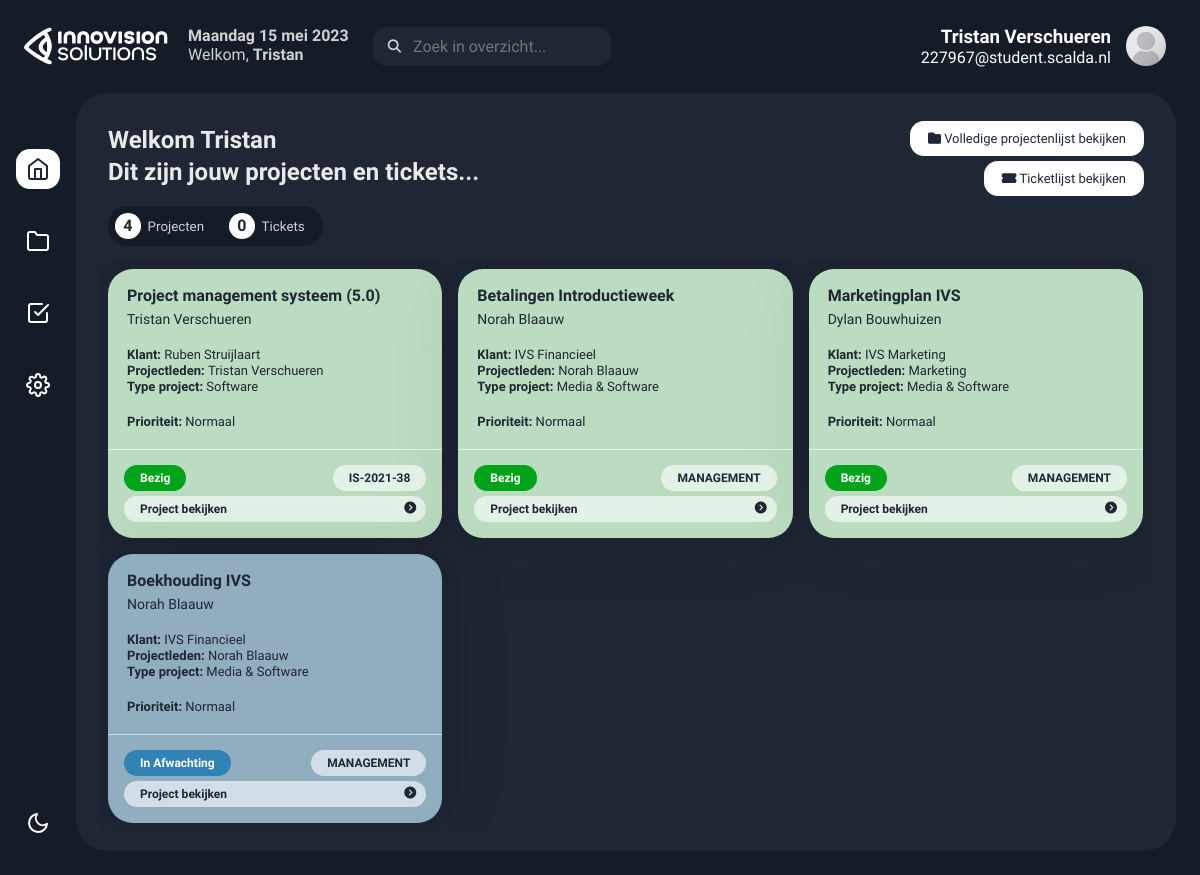
The app's page /indexprojecten.php (signed in) with its own data.
### tables this page shows
CREATE TABLE IF NOT EXISTS `users` (
  `id` int NOT NULL AUTO_INCREMENT,
  `username` varchar(50) NOT NULL,
  `naam` varchar(200) NOT NULL DEFAULT 'Naam Achternaam',
  `email` varchar(200) NOT NULL DEFAULT 'naam@email.com',
  `accounttype` varchar(15) NOT NULL DEFAULT 'Gedeactiveerd',
  `password` varchar(255) NOT NULL,
  PRIMARY KEY (`id`)
);

CREATE TABLE IF NOT EXISTS `project` (
  `id` int NOT NULL AUTO_INCREMENT,
  `projectnaam` varchar(300) NOT NULL,
  `projectleider` varchar(200) NOT NULL,
  `klant` varchar(200) NOT NULL,
  `prio` varchar(200) NOT NULL,
  `projectcoach` varchar(200) NOT NULL,
  `telefoonnummer` varchar(200) NOT NULL,
  `emailklant` varchar(200) NOT NULL,
  `projectleden` varchar(1000) NOT NULL,
  `initiatieleider` varchar(200) NOT NULL,
  `project_status` varchar(20) NOT NULL DEFAULT 'In review',
  `opmerkingen` varchar(10000) NOT NULL DEFAULT 'Geen opmerkingen.',
  `opleiding` varchar(200) NOT NULL,
  `administratienummer` varchar(10) NOT NULL,
  `bewerkt_door` varchar(60) NOT NULL DEFAULT '-',
  `bewerkt_datum` varchar(25) DEFAULT '-',
  PRIMARY KEY (`id`)
);

### config/db_config.php (called while the page is built, shortened)
<?php
$months = [
  'January' => 'januari',
  'February' => 'februari',
  'March' => 'maart',
  'April' => 'april',
  'May' => 'mei',
  'June' => 'juni',
  'July' => 'juli',
  'August' => 'augustus',
  'September' => 'september',
  'October' => 'oktober',
  'November' => 'november',
  'December' => 'december'
];
$weekdays = [
  'Monday' => 'Maandag',
  'Tuesday' => 'Dinsdag',
  'Wednesday' => 'Woensdag',
  'Thursday' => 'Donderdag',
  'Friday' => 'Vrijdag',
  'Saturday' => 'Zaterdag',
  'Sunday' => 'Zondag'
];
$datetime = date('l j F Y');
$datetime = str_replace(array_keys($months),   array_values($months),   $datetime);
$datetime = str_replace(array_keys($weekdays), array_values($weekdays), $datetime);
?>

### indexprojecten.php (the view, shortened to what this page needs)
<?php include("config/db_config.php");
?>
<!DOCTYPE html>
<html lang="en" >
<head>
  <link rel="stylesheet" href="https://cdnjs.cloudflare.com/ajax/libs/normalize/5.0.0/normalize.min.css">
  <link rel="stylesheet" href="./style.css">
</head>
<body>
<div class="app-container">
  <div class="app-header">
    <div class="app-header-left">
<?php
$persoonlijkepagina = $_SESSION['name'];
$sql = "SELECT * FROM `project` WHERE `projectleider` LIKE '%".$persoonlijkepagina."%' OR `projectleden` LIKE '%".$persoonlijkepagina."%' OR `emailklant` LIKE '%".$persoonlijkepagina."%' OR `telefoonnummer` LIKE '%".$persoonlijkepagina."%' OR `projectcoach` LIKE '%".$persoonlijkepagina."%';";
$result = mysqli_query($conn, $sql);
$resultCheck = mysqli_num_rows($result);
$sql = "SELECT * FROM `tickets` WHERE `beheerder` LIKE '%".$persoonlijkepagina."%' OR `projectcoach` LIKE '%".$persoonlijkepagina."%';";
$tickets = mysqli_query($conn, $sql);
$resultTickets = mysqli_num_rows($tickets);
?>
<div class="item-status" style="margin-top:-5px;">
    <span class="status-type2"> <?php
      echo " <b>" . $datetime . "</b>";?><br>
      Welkom, <b><?=ucfirst($_SESSION['name'])?></b></span>
  </div>
    <div class="search-wrapper">
        <form action="" method="GET">
        <input class="search-input" type="text" placeholder="Zoek in overzicht..." name="search" id="search" value="">
        <button class="button-search" type="submit" name="searchnow"><i class="fas fa-search"></i></button>
        </form>
      </div>
    </div>
    <div class="app-header-right">
    <?php
      $persoonlijkepagina = $_SESSION['name'];
        $query = "SELECT * FROM `users` WHERE `username` = '".$persoonlijkepagina."'";
        $rows = mysqli_query($conn, $query);
        while($row = mysqli_fetch_assoc($rows))
        {
          echo'<div class="dropdown" style="float:right;">';
          echo'<div class="headeraccounts">';
          echo'<img src="img/avatar.png" alt="Avatar" class="avatar">';
          echo'<h3> ' , $row["naam"] , '</h3>';
          echo'<p>' , $row["email"] , '</p>';
          echo'</div>';
          echo'<div class="dropdown-content">';
          echo'</div></div>';
        }
      ?>
    </div>
  </div>
<div class="app-content">
<div class="app-sidebar">
  <a href="index.php" class="app-sidebar-link active">
    <svg xmlns="http://www.w3.org/2000/svg" width="24" height="24" viewBox="0 0 24 24" fill="none" stroke="currentColor" stroke-width="2" stroke-linecap="round" stroke-linejoin="round" class="feather feather-home">
      <path d="M3 9l9-7 9 7v11a2 2 0 0 1-2 2H5a2 2 0 0 1-2-2z" />
      <polyline points="9 22 9 12 15 12 15 22" />
    </svg>
  </a>
  <a href="projects.php" class="app-sidebar-link">
    <svg xmlns="http://www.w3.org/2000/svg" width="24" height="24" viewBox="0 0 24 24" fill="none" stroke="currentColor" stroke-width="2" stroke-linecap="round" stroke-linejoin="round" class="feather feather-folder">
      <path d="M22 19a2 2 0 0 1-2 2H4a2 2 0 0 1-2-2V5a2 2 0 0 1 2-2h5l2 3h9a2 2 0 0 1 2 2z"></path>
    </svg>
  </a>
  <a href="tickets.php" class="app-sidebar-link">
  </a>
  <a href="admin.php" class="app-sidebar-link">
  </a>
  <a class="mode-switch" title="Switch Theme">
        <svg class="moon" fill="none" stroke="currentColor" stroke-linecap="round" stroke-linejoin="round" stroke-width="2" width="24" height="24" viewBox="0 0 24 24">
          <defs></defs>
          <path d="M21 12.79A9 9 0 1111.21 3 7 7 0 0021 12.79z"></path>
        </svg>
  </a>
</div>
<div class="projects-section">
    <div class="projects-section-header">
      <p>Welkom <?=ucfirst($_SESSION['name'])?><br>Dit zijn jouw projecten en tickets...</p>
      <div class="newprojectbutton">
      <a href="projects.php"><button style="float:right;"><i class="fas fa-folder"></i> Volledige projectenlijst bekijken</button></a><br>
      <a href="tickets.php"><button style="margin-top:5px; float:right;"><i class="fas fa-ticket-alt"></i> Ticketlijst bekijken</button></a>
    </div>
    </div>
    <div class="projects-section-line">
      <div class="projects-status">
      <div class="item-status">
        <form action="" method="post" class="statusformulier">
        <div class="status-type"><span class="bezig" style="background: #FFFFFF"><?php echo $resultCheck; ?></span><input type="submit" class="filterbutton" name="projecten" value="Projecten"></div>
        <div class="status-type"><span class="bezig" style="background: #FFFFFF"><?php echo $resultTickets; ?></span><input type="submit" class="filterbutton" name="tickets" value="Tickets"></div>
        </form>
      </div>
    </div>
    </div>
      <div class="project-boxes jsGridView">
      <?php
      if (isset($_POST["projecten"])) {
        $result = $result;
      } elseif (isset($_POST["tickets"])) {
        $result = $tickets;
      } else {
        $result = $result;
      }
      if (isset($_POST["projecten"])) {
          while($row = mysqli_fetch_assoc($result)) {
            if ($row['project_status'] == 'Bezig'){
              $barcolor = '#00A319';
              $BGcolor = '#BBDCC0';
              $modalcolor = '#00A319';
            }
            elseif ($row['project_status'] == 'Factuur'){
              $barcolor = '#9B59B5';
              $BGcolor = '#B796C4';
              $modalcolor = '#9B59B5';
            }
            elseif ($row['project_status'] == 'In Afwachting'){
              $barcolor = '#3182B5';
              $BGcolor = '#90AEC0';
              $modalcolor = '#3182B5';
            }
            elseif ($row['project_status'] == 'Wacht op start'){
              $barcolor = '#FF5F57';
              $BGcolor = '#EAA4A0';
              $modalcolor = '#FF5F57';
            }
            elseif ($row['project_status'] == 'Initiatie'){
              $barcolor = '#E66600';
              $BGcolor = '#E9A975';
              $modalcolor = '#E66600';
            }
            elseif ($row['project_status'] == 'On Hold'){
              $barcolor = '#1E1E1E';
              $BGcolor = '#B8B8B8';
              $modalcolor = '#FF5F57';
            }
            elseif ($row['project_status'] == 'Afgerond'){
              $barcolor = '#00A319';
              $BGcolor = '#BBDCC0';
              $modalcolor = '#00A319';
            }
            elseif ($row['project_status'] == 'Gestopt'){
              $barcolor = '#FF5F57';
              $BGcolor = '#EAA4A0';
              $modalcolor = '#FF5F57';
            }
            echo'<div class="project-box-wrapper">';
            echo'<div class="project-box" style="background-color: ', $BGcolor ,';">';
            echo'<div class="project-box-content-header">';
            if ($row['project_status'] == 'Afgerond'){
              echo'<svg xmlns="http://www.w3.org/2000/svg" viewBox="0 0 512 512" color: #00a319 class="svgdone"><path d="M0 256C0 114.6 114.6 0 256 0C397.4 0 512 114.6 512 256C512 397.4 397.4 512 256 512C114.6 512 0 397.4 0 256zM371.8 211.8C382.7 200.9 382.7 183.1 371.8 172.2C360.9 161.3 343.1 161.3 332.2 172.2L224 280.4L179.8 236.2C168.9 225.3 151.1 225.3 140.2 236.2C129.3 247.1 129.3 264.9 140.2 275.8L204.2 339.8C215.1 350.7 232.9 350.7 243.8 339.8L371.8 211.8z"/></svg>';
            }
            echo'<p class="box-content-header">' , $row['projectnaam'] , '</p>';
            echo'<p class="box-content-subheader">' , $row['projectleider'] , '</p>';
            echo'</div>';
            echo'<div class="box-progress-wrapper">';
            echo'<p class="box-progress-text"><b>Klant: </b>' , $row['klant'] , '</p>';
            echo'<p class="box-progress-text"><b>Prioriteit: </b>' , $row['prio'] , '</p>';
            echo'<p class="box-progress-text"><b>Type project: </b>' , $row['opleiding'] , '</p><br>';
            echo'<p class="box-progress-text"><b>Projectleden: </b>' , $row['projectleden'] , '</p>';
            echo'<br>';
            echo'</div>';
            echo'<div class="project-box-footer">';
            echo'<div class="statustag" style="background-color: ' , $barcolor , ';">';
            echo $row['project_status'];
            echo '</div>';
            echo'<div class="statustag" style="color: #1f2937;">';
            echo $row['administratienummer'];
            echo '</div>';
            echo '</div>';
            echo'<details><summary>';
            echo'<div class="buttonmodal">';
            echo'Project bekijken <i class="fas fa-chevron-circle-right"></i>';
            echo'</div>';
            echo'<div class="details-modal-overlay"></div>';
            echo'</summary>';
            echo'<div class="details-modal">';
            echo'<div class="details-modal-close">';
            echo'<svg xmlns="http://www.w3.org/2000/svg" width="14" height="14" viewBox="0 0 14 14" fill="none">';
            echo'<path fill-rule="evenodd" clip-rule="evenodd" d="M13.7071 1.70711C14.0976 1.31658 14.0976 0.683417 13.7071 0.292893C13.3166 -0.0976311 12.6834 -0.0976311 12.2929 0.292893L7 5.58579L1.70711 0.292893C1.31658 -0.0976311 0.683417 -0.0976311 0.292893 0.292893C-0.0976311 0.683417 -0.0976311 1.31658 0.292893 1.70711L5.58579 7L0.292893 12.2929C-0.0976311 12.6834 -0.0976311 13.3166 0.292893 13.7071C0.683417 14.0976 1.31658 14.0976 1.70711 13.7071L7 8.41421L12.2929 13.7071C12.6834 14.0976 13.3166 14.0976 13.7071 13.7071C14.0976 13.3166 14.0976 12.6834 13.7071 12.2929L8.41421 7L13.7071 1.70711Z" fill="white" />';
            echo'</svg></div><div class="details-modal-title">';
            echo'<h1>' , $row['projectnaam'] , '</h1>';
            echo'<p><b>Projectleider: </b>' , $row['projectleider'] , '</p>';
            echo'<div class="details-modal-bewerkt-door">';
            echo'<p><b>Laatst geupdate door: </b>' , $row['bewerkt_door'] , '<br>';
            echo $row['bewerkt_datum'] , '</p>';
            echo'</div>';
            echo'<b>Prioriteit: </b>' , $row['prio'];
            echo'<div class="statustag-modal" style="color: ' , $modalcolor , ';">';
            echo $row['project_status'];
            echo '</div>';
            echo'</div><div class="details-modal-content"><p>';
            echo'<div class="modalboxes">';
            echo'<div class="modalbox">';
            echo'<p><b>Klant: </b><br>' , $row['klant'] , '</p>';
            echo'<p><b>Projectcoach: </b><br>' , $row['projectcoach'] , '</p>';
            echo'<p><b>Telefoonnummer Klant: </b><br>' , $row['telefoonnummer'] , '</p>';
            echo'<p><b>Email Klant: </b><br>' , $row['emailklant'] , '</p>';
            echo'<p><b>Projectleden: </b><br>' , $row['projectleden'] , '</p>';
            echo'<p><b>Initiatieleider: </b><br>' , $row['initiatieleider'] , '</p>';
            echo'</div>';
            echo'<div class="modalbox">';
            echo'<p style="margin-bottom: 5px;"><b>Opmerkingen: </b></p>';
            echo'<p style="white-space:pre-wrap;">' , $row['opmerkingen'] , '</p>';
            echo'</div>';
            echo'</div></div></div>';
            echo'</div>';
            echo'</div>';
          }
        } else {
          while($row = mysqli_fetch_assoc($result)) {
            if ($row['project_status'] == 'Bezig'){
              $barcolor = '#00A319';
              $BGcolor = '#BBDCC0';
            }
            elseif ($row['project_status'] == 'Factuur'){
              $barcolor = '#9B59B5';
              $BGcolor = '#B796C4';
              $modalcolor = '#9B59B5';
            }
            elseif ($row['project_status'] == 'In Afwachting'){
              $barcolor = '#3182B5';
              $BGcolor = '#90AEC0';
            }
            elseif ($row['project_status'] == 'Wacht op start'){
              $barcolor = '#FF5F57';
              $BGcolor = '#EAA4A0';
              $modalcolor = '#FF5F57';
            }
            elseif ($row['project_status'] == 'Initiatie'){
              $barcolor = '#E66600';
              $BGcolor = '#E9A975';
              $modalcolor = '#E66600';
            }
            elseif ($row['project_status'] == 'On Hold'){
              $barcolor = '#1E1E1E';
              $BGcolor = '#B8B8B8';
              $modalcolor = '#FF5F57';
            }
            elseif ($row['project_status'] == 'Afgerond'){
              $barcolor = '#00A319';
              $BGcolor = '#BBDCC0';
              $modalcolor = '#00A319';
            }
            elseif ($row['project_status'] == 'Gestopt'){
              $barcolor = '#FF5F57';
              $BGcolor = '#EAA4A0';
              $modalcolor = '#FF5F57';
            }
            echo'<div class="project-box-wrapper">';
            echo'<div class="project-box" style="background-color: ', $BGcolor ,';">';
            echo'<div class="project-box-content-header">';
            echo'<p class="box-content-header">' , $row['projectnaam'] , '</p>';
            echo'<p class="box-content-subheader">' , $row['projectleider'] , '</p>';
            echo'</div>';
            echo'<div class="box-progress-wrapper">';
            echo'<p class="box-progress-text"><b>Klant: </b>' , $row['klant'] , '</p>';
            echo'<p class="box-progress-text"><b>Projectleden: </b>' , $row['projectleden'] , '</p>';
            echo'<p class="box-progress-text"><b>Type project: </b>' , $row['opleiding'] , '</p><br>';
            echo'<p class="box-progress-text"><b>Prioriteit: </b>' , $row['prio'] ,  '</p>';
            echo'<br>';
            echo'</div>';
            echo'<div class="project-box-footer">';
            echo'<div class="statustag" style="background-color: ' , $barcolor , ';">';
            echo $row['project_status'];
            echo '</div>';
            echo'<div class="statustag" style="color: #1f2937;">';
            echo $row['administratienummer'];
            echo '</div>';
            echo '</div>';
            echo'<details><summary>';
            echo'<div class="buttonmodal">';
            echo'Project bekijken <i class="fas fa-chevron-circle-right"></i>';
            echo'</div>';
            echo'</summary>';
            echo'</div>';
            echo'</div>';
          }
        }
      ?>
</div>
</div>
</body>
</html>

### records on screen
users: naam "Tristan Verschueren", email "227967@student.scalda.nl"
project: projectnaam "Project management systeem (5.0)", projectleider "Tristan Verschueren", klant "Ruben Struijlaart", projectleden "Tristan Verschueren", opleiding "Software", prio "Normaal", project_status "Bezig", administratienummer "IS-2021-38"
project: projectnaam "Betalingen Introductieweek", projectleider "Norah Blaauw", klant "IVS Financieel", projectleden "Norah Blaauw", opleiding "Media & Software", prio "Normaal", project_status "Bezig", administratienummer "MANAGEMENT"
project: projectnaam "Marketingplan IVS", projectleider "Dylan Bouwhuizen", klant "IVS Marketing", projectleden "Marketing", opleiding "Media & Software", prio "Normaal", project_status "Bezig", administratienummer "MANAGEMENT"
project: projectnaam "Boekhouding IVS", projectleider "Norah Blaauw", klant "IVS Financieel", projectleden "Norah Blaauw", opleiding "Media & Software", prio "Normaal", project_status "In Afwachting", administratienummer "MANAGEMENT"

### other values on screen
$datetime "Maandag 15 mei 2023"
$_SESSION['name'] "Tristan"
$resultCheck "4"
$resultTickets "0"
